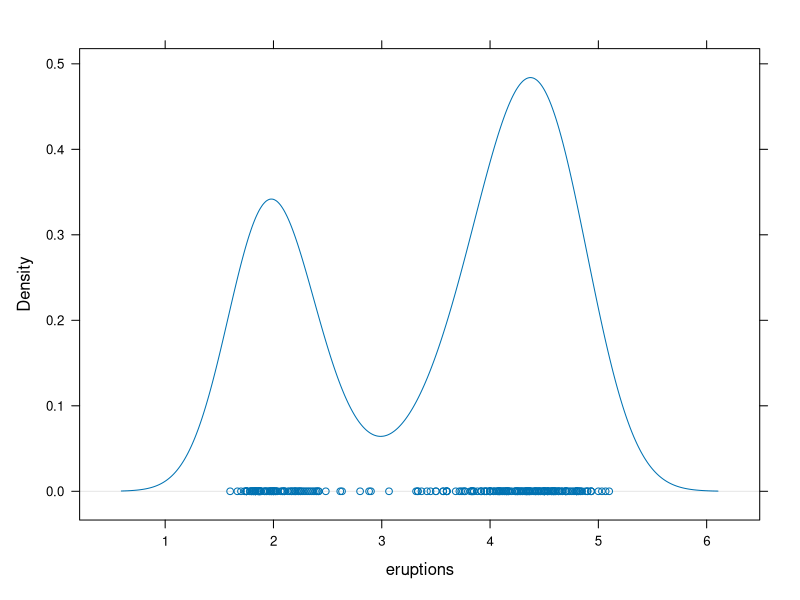
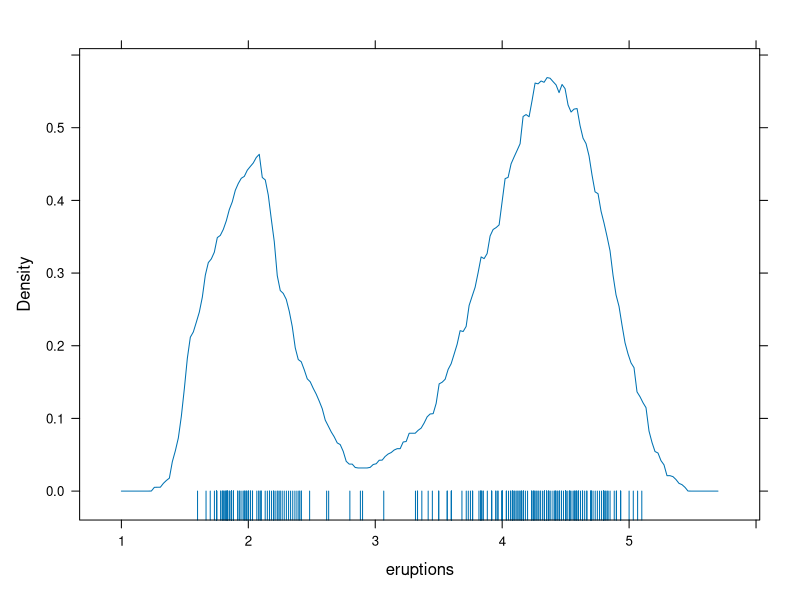
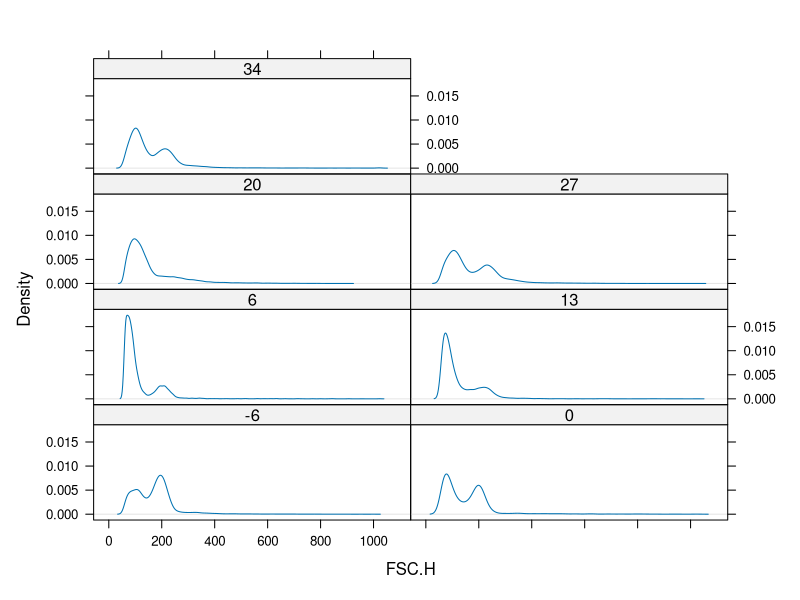
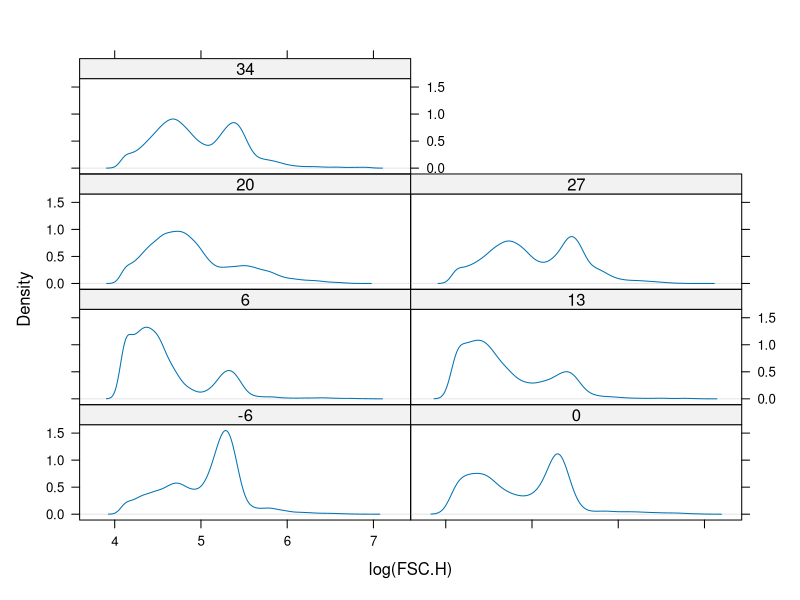
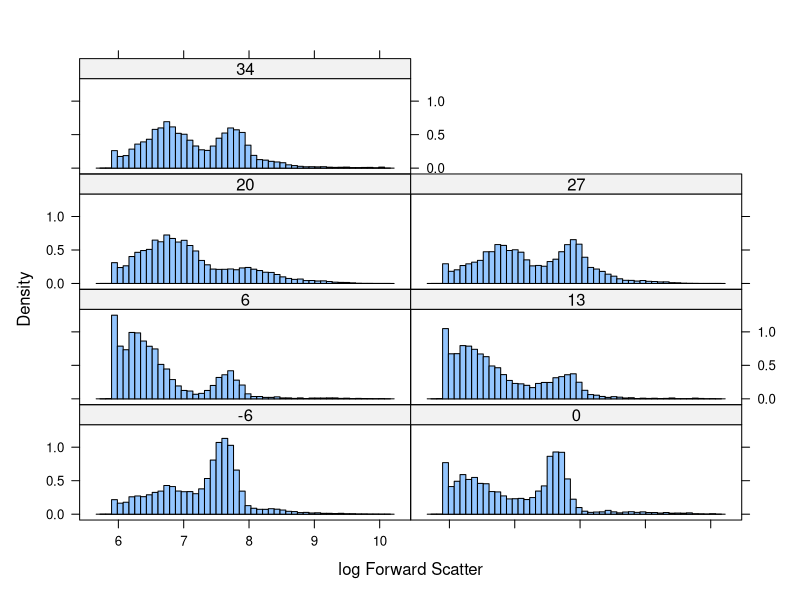

Write the R code that produced these figures, in order.
#**********************************************#
# Chapter 3 Visualizing Univaraite Distribution
#***********************************************#
# density plots are useful for detecting bimodality
# or multimodality


#==================#
# 3.1 Density plot
#==================#
install.packages("lattice")
library(lattice)


data("faithful")
head(faithful, 3)
densityplot(~ eruptions, data = faithful, 
            plot.points = TRUE, ref = TRUE)


# the two most important args are kern and bw
  # kern: kernel ; use rectangular kernel
  # bw: bandwidth; fixed bandwidth

densityplot(~ eruptions, data = faithful, 
            kernel = "rect", bw = 0.2,
            plot.points = "rug", n = 200)



install.packages("latticeExtra")
library(latticeExtra)

data("gvhd10")
head(gvhd10, 3)

densityplot(~ FSC.H | Days, data = gvhd10,
        plot.points = FALSE, ref = TRUE, 
        layout = c(2, 4))


densityplot(~ log(FSC.H) | Days, data = gvhd10,
            plot.points = FALSE, ref = TRUE, 
            layout = c(2, 4))



#================#
# 3.3 Histograms
#================#
# histogram()
# divide up the range of data into non-overlapping
# bins, same width
# then count the number of obs fall in them
# each bin is represented by a rectangle with the bin as its base
# the height is computed to make its area equal to the proportion of obs
# in that bin
# formally, density histogram
# type = "density"
# nint = number of interval

histogram(~ log2(FSC.H) | Days, data = gvhd10,
          xlab = "log Forward Scatter",
          type = "density", nint = 50, 
          layout = c(2, 4))

# there's a fairly distinct lower bound for 
# the obs, below which the density drops quite 
# abruptly.
# which is an inherit limitation of density plot
